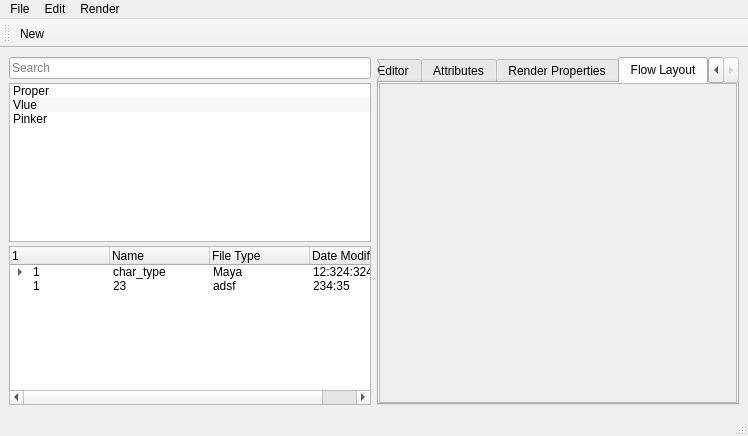
<?xml version="1.0" encoding="UTF-8"?>
<ui version="4.0">
 <class>MainWindow</class>
 <widget class="QMainWindow" name="MainWindow">
  <property name="geometry">
   <rect>
    <x>0</x>
    <y>0</y>
    <width>748</width>
    <height>436</height>
   </rect>
  </property>
  <property name="minimumSize">
   <size>
    <width>10</width>
    <height>10</height>
   </size>
  </property>
  <property name="windowTitle">
   <string>MainWindow</string>
  </property>
  <property name="styleSheet">
   <string notr="true"/>
  </property>
  <widget class="QWidget" name="centralwidget">
   <layout class="QHBoxLayout" name="horizontalLayout">
    <item>
     <layout class="QVBoxLayout" name="verticalLayout">
      <property name="spacing">
       <number>4</number>
      </property>
      <property name="leftMargin">
       <number>0</number>
      </property>
      <item>
       <widget class="QLineEdit" name="lineEdit">
        <property name="placeholderText">
         <string>Search</string>
        </property>
       </widget>
      </item>
      <item>
       <widget class="QListWidget" name="listWidget">
        <property name="alternatingRowColors">
         <bool>true</bool>
        </property>
        <item>
         <property name="text">
          <string>Proper</string>
         </property>
        </item>
        <item>
         <property name="text">
          <string>Vlue</string>
         </property>
        </item>
        <item>
         <property name="text">
          <string>Pinker</string>
         </property>
        </item>
       </widget>
      </item>
      <item>
       <widget class="QTreeWidget" name="treeWidget">
        <column>
         <property name="text">
          <string>1</string>
         </property>
        </column>
        <column>
         <property name="text">
          <string>Name</string>
         </property>
        </column>
        <column>
         <property name="text">
          <string>File Type</string>
         </property>
        </column>
        <column>
         <property name="text">
          <string>Date Modified</string>
         </property>
        </column>
        <item>
         <property name="text">
          <string>1</string>
         </property>
         <property name="text">
          <string>char_type</string>
         </property>
         <property name="text">
          <string>Maya</string>
         </property>
         <property name="text">
          <string>12:324:324</string>
         </property>
         <item>
          <property name="text">
           <string>2</string>
          </property>
          <property name="text">
           <string>Pink</string>
          </property>
          <property name="text">
           <string>Houdini</string>
          </property>
          <property name="text">
           <string>234:L234</string>
          </property>
         </item>
        </item>
        <item>
         <property name="text">
          <string>1</string>
         </property>
         <property name="text">
          <string>23</string>
         </property>
         <property name="text">
          <string>adsf</string>
         </property>
         <property name="text">
          <string>234:35</string>
         </property>
        </item>
       </widget>
      </item>
     </layout>
    </item>
    <item>
     <widget class="QTabWidget" name="tabWidget">
      <property name="styleSheet">
       <string notr="true"/>
      </property>
      <property name="currentIndex">
       <number>3</number>
      </property>
      <property name="movable">
       <bool>false</bool>
      </property>
      <widget class="QWidget" name="tab_7">
       <attribute name="title">
        <string>Script Editor</string>
       </attribute>
       <layout class="QVBoxLayout" name="verticalLayout_2">
        <item>
         <widget class="QTextBrowser" name="textBrowser">
          <property name="html">
           <string>&lt;!DOCTYPE HTML PUBLIC &quot;-//W3C//DTD HTML 4.0//EN&quot; &quot;http://www.w3.org/TR/REC-html40/strict.dtd&quot;&gt;
&lt;html&gt;&lt;head&gt;&lt;meta name=&quot;qrichtext&quot; content=&quot;1&quot; /&gt;&lt;style type=&quot;text/css&quot;&gt;
p, li { white-space: pre-wrap; }
&lt;/style&gt;&lt;/head&gt;&lt;body style=&quot; font-family:'MS Shell Dlg 2'; font-size:8pt; font-weight:400; font-style:normal;&quot;&gt;
&lt;p style=&quot; margin-top:0px; margin-bottom:0px; margin-left:0px; margin-right:0px; -qt-block-indent:0; text-indent:0px;&quot;&gt;afdfdsaf&lt;/p&gt;
&lt;p style=&quot; margin-top:0px; margin-bottom:0px; margin-left:0px; margin-right:0px; -qt-block-indent:0; text-indent:0px;&quot;&gt;asf&lt;/p&gt;
&lt;p style=&quot; margin-top:0px; margin-bottom:0px; margin-left:0px; margin-right:0px; -qt-block-indent:0; text-indent:0px;&quot;&gt;dsafdsaf&lt;/p&gt;
&lt;p style=&quot; margin-top:0px; margin-bottom:0px; margin-left:0px; margin-right:0px; -qt-block-indent:0; text-indent:0px;&quot;&gt;dsaf&lt;/p&gt;
&lt;p style=&quot; margin-top:0px; margin-bottom:0px; margin-left:0px; margin-right:0px; -qt-block-indent:0; text-indent:0px;&quot;&gt;ds&lt;/p&gt;
&lt;p style=&quot; margin-top:0px; margin-bottom:0px; margin-left:0px; margin-right:0px; -qt-block-indent:0; text-indent:0px;&quot;&gt;f&lt;/p&gt;
&lt;p style=&quot; margin-top:0px; margin-bottom:0px; margin-left:0px; margin-right:0px; -qt-block-indent:0; text-indent:0px;&quot;&gt;sadfdsa&lt;/p&gt;
&lt;p style=&quot; margin-top:0px; margin-bottom:0px; margin-left:0px; margin-right:0px; -qt-block-indent:0; text-indent:0px;&quot;&gt;fds&lt;/p&gt;
&lt;p style=&quot; margin-top:0px; margin-bottom:0px; margin-left:0px; margin-right:0px; -qt-block-indent:0; text-indent:0px;&quot;&gt;afdsafsfdsafdsfdsa&lt;/p&gt;
&lt;p style=&quot; margin-top:0px; margin-bottom:0px; margin-left:0px; margin-right:0px; -qt-block-indent:0; text-indent:0px;&quot;&gt;fafasfasf&lt;/p&gt;
&lt;p style=&quot; margin-top:0px; margin-bottom:0px; margin-left:0px; margin-right:0px; -qt-block-indent:0; text-indent:0px;&quot;&gt;afasdf&lt;/p&gt;
&lt;p style=&quot; margin-top:0px; margin-bottom:0px; margin-left:0px; margin-right:0px; -qt-block-indent:0; text-indent:0px;&quot;&gt;dsf&lt;/p&gt;
&lt;p style=&quot; margin-top:0px; margin-bottom:0px; margin-left:0px; margin-right:0px; -qt-block-indent:0; text-indent:0px;&quot;&gt;dsaf&lt;/p&gt;
&lt;p style=&quot; margin-top:0px; margin-bottom:0px; margin-left:0px; margin-right:0px; -qt-block-indent:0; text-indent:0px;&quot;&gt;asdf&lt;/p&gt;
&lt;p style=&quot; margin-top:0px; margin-bottom:0px; margin-left:0px; margin-right:0px; -qt-block-indent:0; text-indent:0px;&quot;&gt;f&lt;/p&gt;
&lt;p style=&quot; margin-top:0px; margin-bottom:0px; margin-left:0px; margin-right:0px; -qt-block-indent:0; text-indent:0px;&quot;&gt;dsafds&lt;/p&gt;
&lt;p style=&quot; margin-top:0px; margin-bottom:0px; margin-left:0px; margin-right:0px; -qt-block-indent:0; text-indent:0px;&quot;&gt;afs&lt;/p&gt;&lt;/body&gt;&lt;/html&gt;</string>
          </property>
         </widget>
        </item>
        <item>
         <layout class="QVBoxLayout" name="codeVertical_layout">
          <item>
           <widget class="QPushButton" name="pushButton_3">
            <property name="text">
             <string>PushButton</string>
            </property>
           </widget>
          </item>
         </layout>
        </item>
       </layout>
      </widget>
      <widget class="QWidget" name="tab_8">
       <attribute name="title">
        <string>Attributes</string>
       </attribute>
       <layout class="QVBoxLayout" name="verticalLayout_4">
        <item>
         <layout class="QHBoxLayout" name="horizontalLayout_2">
          <item>
           <widget class="QLabel" name="label">
            <property name="text">
             <string>TextLabel</string>
            </property>
           </widget>
          </item>
          <item>
           <widget class="QLineEdit" name="lineEdit_2"/>
          </item>
          <item>
           <widget class="QPushButton" name="pushButton_4">
            <property name="text">
             <string>PushButton</string>
            </property>
           </widget>
          </item>
         </layout>
        </item>
        <item>
         <layout class="QHBoxLayout" name="horizontalLayout_3">
          <item>
           <widget class="QLabel" name="label_2">
            <property name="text">
             <string>TextLabel</string>
            </property>
           </widget>
          </item>
          <item>
           <widget class="QComboBox" name="comboBox">
            <item>
             <property name="text">
              <string>Pinkman</string>
             </property>
            </item>
            <item>
             <property name="text">
              <string>Greyman</string>
             </property>
            </item>
            <item>
             <property name="text">
              <string>Validation</string>
             </property>
            </item>
           </widget>
          </item>
         </layout>
        </item>
        <item>
         <layout class="QHBoxLayout" name="horizontalLayout_4">
          <item>
           <widget class="QLabel" name="label_3">
            <property name="text">
             <string>TextLabel</string>
            </property>
           </widget>
          </item>
          <item>
           <widget class="QSpinBox" name="spinBox"/>
          </item>
         </layout>
        </item>
        <item>
         <widget class="QGroupBox" name="groupBox">
          <property name="title">
           <string>GroupBox</string>
          </property>
          <property name="checkable">
           <bool>true</bool>
          </property>
          <property name="checked">
           <bool>true</bool>
          </property>
          <layout class="QFormLayout" name="formLayout">
           <item row="0" column="0">
            <widget class="QLabel" name="label_4">
             <property name="text">
              <string>TextLabel</string>
             </property>
            </widget>
           </item>
           <item row="0" column="1">
            <widget class="QRadioButton" name="radioButton">
             <property name="text">
              <string>RadioButton</string>
             </property>
            </widget>
           </item>
           <item row="1" column="1">
            <widget class="QRadioButton" name="radioButton_2">
             <property name="text">
              <string>RadioButton</string>
             </property>
            </widget>
           </item>
           <item row="2" column="1">
            <widget class="QRadioButton" name="radioButton_3">
             <property name="text">
              <string>RadioButton</string>
             </property>
            </widget>
           </item>
           <item row="3" column="1">
            <widget class="QRadioButton" name="radioButton_4">
             <property name="text">
              <string>RadioButton</string>
             </property>
            </widget>
           </item>
           <item row="3" column="0">
            <widget class="QCheckBox" name="checkBox">
             <property name="text">
              <string>CheckBox</string>
             </property>
            </widget>
           </item>
          </layout>
         </widget>
        </item>
        <item>
         <widget class="Line" name="line">
          <property name="orientation">
           <enum>Qt::Horizontal</enum>
          </property>
         </widget>
        </item>
       </layout>
      </widget>
      <widget class="QWidget" name="tab">
       <attribute name="title">
        <string>Render Properties</string>
       </attribute>
       <layout class="QVBoxLayout" name="verticalLayout_3">
        <property name="leftMargin">
         <number>0</number>
        </property>
        <property name="topMargin">
         <number>0</number>
        </property>
        <property name="rightMargin">
         <number>0</number>
        </property>
        <property name="bottomMargin">
         <number>0</number>
        </property>
        <item>
         <layout class="QVBoxLayout" name="pageLayout">
          <property name="spacing">
           <number>0</number>
          </property>
         </layout>
        </item>
        <item>
         <spacer name="verticalSpacer">
          <property name="orientation">
           <enum>Qt::Vertical</enum>
          </property>
          <property name="sizeHint" stdset="0">
           <size>
            <width>20</width>
            <height>40</height>
           </size>
          </property>
         </spacer>
        </item>
       </layout>
      </widget>
      <widget class="QWidget" name="tab_2">
       <attribute name="title">
        <string>Flow Layout</string>
       </attribute>
       <layout class="QVBoxLayout" name="verticalLayout_5">
        <property name="spacing">
         <number>0</number>
        </property>
        <property name="leftMargin">
         <number>0</number>
        </property>
        <property name="topMargin">
         <number>0</number>
        </property>
        <property name="rightMargin">
         <number>0</number>
        </property>
        <property name="bottomMargin">
         <number>0</number>
        </property>
        <item>
         <widget class="QScrollArea" name="scrollArea1">
          <property name="widgetResizable">
           <bool>true</bool>
          </property>
          <widget class="QWidget" name="tab_2_scroll">
           <property name="geometry">
            <rect>
             <x>0</x>
             <y>0</y>
             <width>358</width>
             <height>345</height>
            </rect>
           </property>
          </widget>
         </widget>
        </item>
       </layout>
      </widget>
     </widget>
    </item>
   </layout>
  </widget>
  <widget class="QMenuBar" name="menubar">
   <property name="geometry">
    <rect>
     <x>0</x>
     <y>0</y>
     <width>748</width>
     <height>18</height>
    </rect>
   </property>
   <widget class="QMenu" name="menuFile">
    <property name="title">
     <string>File</string>
    </property>
    <widget class="QMenu" name="menuOpen">
     <property name="title">
      <string>Open</string>
     </property>
     <addaction name="actionOpen_Recent"/>
    </widget>
    <addaction name="actionNew"/>
    <addaction name="menuOpen"/>
    <addaction name="actionSave"/>
    <addaction name="separator"/>
    <addaction name="actionImport"/>
    <addaction name="actionExport"/>
   </widget>
   <widget class="QMenu" name="menuEdit">
    <property name="title">
     <string>Edit</string>
    </property>
    <addaction name="actionReplace"/>
    <addaction name="actionSearch"/>
   </widget>
   <widget class="QMenu" name="menuRender">
    <property name="title">
     <string>Render</string>
    </property>
   </widget>
   <addaction name="menuFile"/>
   <addaction name="menuEdit"/>
   <addaction name="menuRender"/>
  </widget>
  <widget class="QStatusBar" name="statusbar"/>
  <widget class="QToolBar" name="toolBar">
   <property name="windowTitle">
    <string>toolBar</string>
   </property>
   <attribute name="toolBarArea">
    <enum>TopToolBarArea</enum>
   </attribute>
   <attribute name="toolBarBreak">
    <bool>false</bool>
   </attribute>
   <addaction name="actionNew"/>
  </widget>
  <action name="actionNew">
   <property name="text">
    <string>New</string>
   </property>
  </action>
  <action name="actionReplace">
   <property name="text">
    <string>Replace</string>
   </property>
  </action>
  <action name="actionSearch">
   <property name="text">
    <string>Search</string>
   </property>
  </action>
  <action name="actionSave">
   <property name="text">
    <string>Save</string>
   </property>
  </action>
  <action name="actionImport">
   <property name="text">
    <string>Import</string>
   </property>
  </action>
  <action name="actionExport">
   <property name="text">
    <string>Export</string>
   </property>
  </action>
  <action name="actionOpen_Recent">
   <property name="text">
    <string>Open Recent</string>
   </property>
  </action>
 </widget>
 <resources/>
 <connections/>
</ui>
